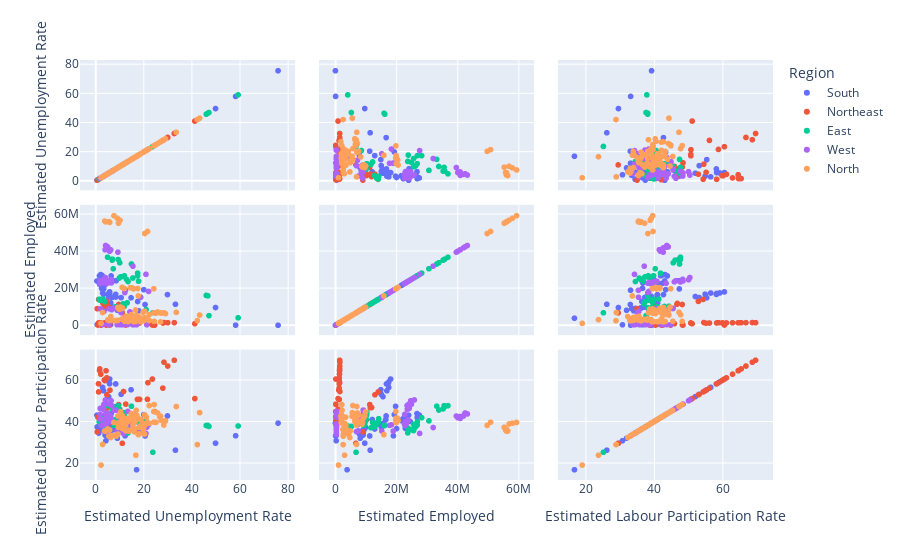

The code cell stored with this chart in its notebook:
### Markdown cell above
Through below multiple scatter plots we can compare between different columns.

### Code cell
fig = px.scatter_matrix(df1,template='plotly',
    dimensions=['Estimated Unemployment Rate','Estimated Employed',
                'Estimated Labour Participation Rate'],
    color='Region')
fig.show()
